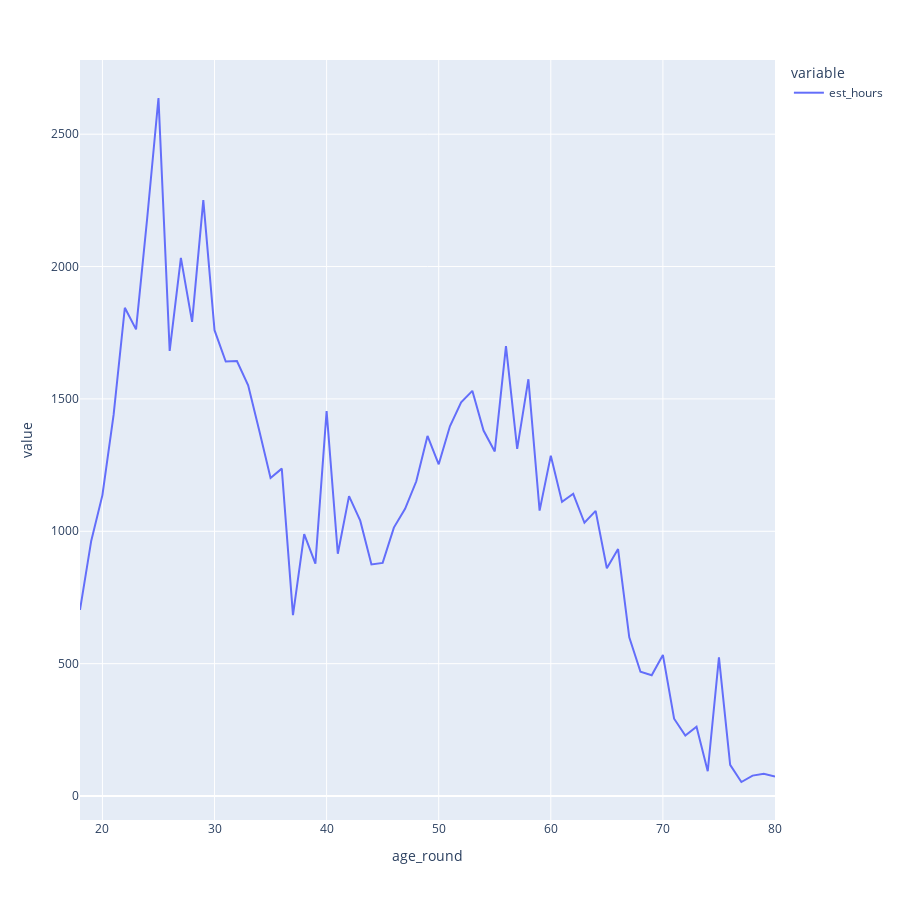

The notebook cell this image was saved under:
### Markdown cell above
### __Number of Hours spent vs age__

### Code cell
plot_hours_vs_age(exclusions_df)

### Figure 1 — Plotly figure (JSON) as saved in the notebook; plotly's stock layout.template omitted (floating-point values rounded to 4 significant figures)
{"data": [{"connectgaps": true, "hovertemplate": "variable=est_hours<br>age_round=%{x}<br>value=%{y}<extra></extra>", "legendgroup": "est_hours", "line": {"color": "#636efa", "dash": "solid"}, "marker": {"symbol": "circle"}, "mode": "lines", "name": "est_hours", "orientation": "v", "showlegend": true, "type": "scatter", "x": [18, 19, 20, 21, 22, 23, 24, 25, 26, 27, 28, 29, 30, 31, 32, 33, 34, 35, 36, 37, 38, 39, 40, 41, 42, 43, 44, 45, 46, 47, 48, 49, 50, 51, 52, 53, 54, 55, 56, 57, 58, 59, 60, 61, 62, 63, 64, 65, 66, 67, 68, 69, 70, 71, 72, 73, 74, 75, 76, 77, 78, 79, 80], "xaxis": "x", "y": [703.0, 963.6, 1137.0, 1440.0, 1844.0, 1763.0, 2185.0, 2637.0, 1681.0, 2033.0, 1791.0, 2251.0, 1760.0, 1641.0, 1643.0, 1551.0, 1379.0, 1201.0, 1237.0, 683.6, 989.4, 877.8, 1454.0, 915.2, 1133.0, 1040.0, 875.0, 880.7, 1014.0, 1085.0, 1189.0, 1360.0, 1253.0, 1397.0, 1487.0, 1531.0, 1381.0, 1302.0, 1699.0, 1311.0, 1574.0, 1078.0, 1286.0, 1111.0, 1142.0, 1032.0, 1077.0, 860.3, 932.9, 599.5, 469.2, 456.4, 533.0, 292.0, 228.3, 261.8, 93.65, 524.1, 117.5, 52.97, 77.2, 83.86, 73.84], "yaxis": "y"}], "layout": {"height": 900, "legend": {"title": {"text": "variable"}, "tracegroupgap": 0}, "margin": {"t": 60}, "width": 900, "xaxis": {"anchor": "y", "domain": [0, 1], "title": {"text": "age_round"}}, "yaxis": {"anchor": "x", "domain": [0, 1], "title": {"text": "value"}}}}
